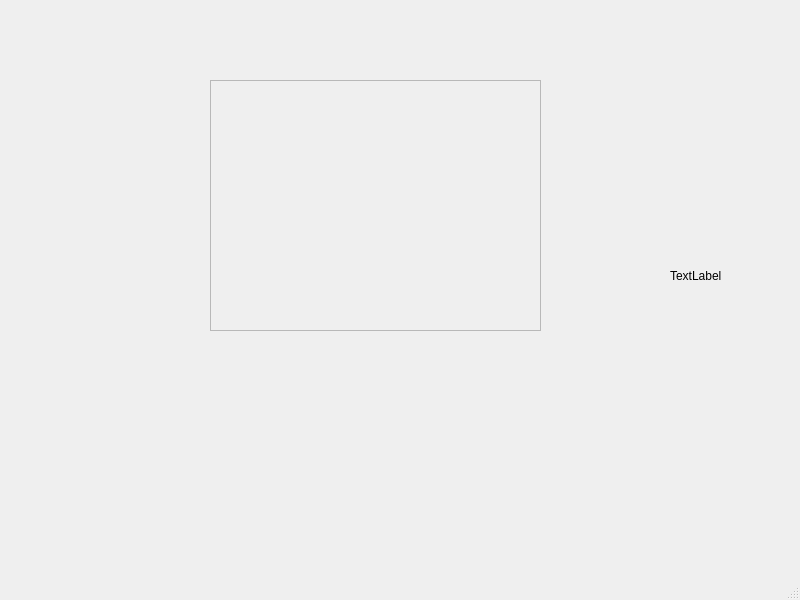
<?xml version="1.0" encoding="UTF-8"?>
<ui version="4.0">
 <class>MainWindow</class>
 <widget class="QMainWindow" name="MainWindow">
  <property name="geometry">
   <rect>
    <x>0</x>
    <y>0</y>
    <width>800</width>
    <height>600</height>
   </rect>
  </property>
  <property name="windowTitle">
   <string>MainWindow</string>
  </property>
  <widget class="QWidget" name="centralwidget">
   <widget class="QFrame" name="frame">
    <property name="geometry">
     <rect>
      <x>210</x>
      <y>80</y>
      <width>331</width>
      <height>251</height>
     </rect>
    </property>
    <property name="styleSheet">
     <string notr="true"/>
    </property>
    <property name="frameShape">
     <enum>QFrame::StyledPanel</enum>
    </property>
    <property name="frameShadow">
     <enum>QFrame::Raised</enum>
    </property>
   </widget>
   <widget class="QLabel" name="label">
    <property name="geometry">
     <rect>
      <x>670</x>
      <y>170</y>
      <width>61</width>
      <height>211</height>
     </rect>
    </property>
    <property name="text">
     <string>TextLabel</string>
    </property>
   </widget>
  </widget>
  <widget class="QMenuBar" name="menubar">
   <property name="geometry">
    <rect>
     <x>0</x>
     <y>0</y>
     <width>800</width>
     <height>21</height>
    </rect>
   </property>
  </widget>
  <widget class="QStatusBar" name="statusbar"/>
 </widget>
 <resources/>
 <connections/>
</ui>
